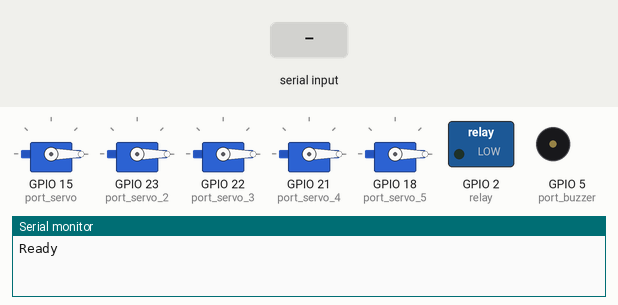
This sketch was run on a simulated ESP32. On the bench: 5 × servo, switched loads named in the sketch (green lamp = pin HIGH), buzzer (waves = sounding, pin HIGH), the last lines printed to the serial monitor. The inputs (shaded band) are chosen by the test bench.

Above: at 3.2 s.
3.3 s: "90,45\n" received over Serial
4.9 s: "1\n" received over Serial
At 6.3 s:
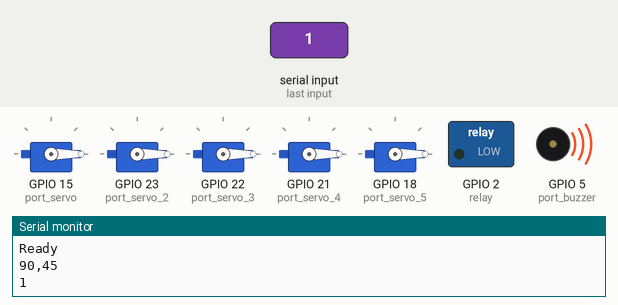
At 10.6 s:
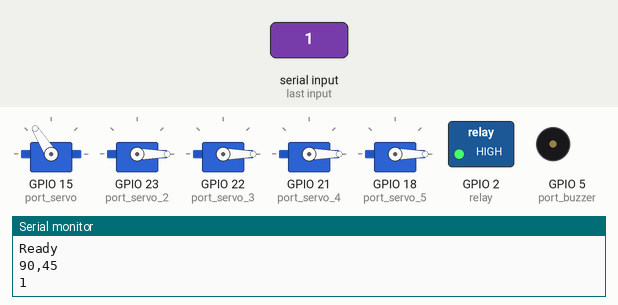
Timing chart, 0 to 21.5 s (numbered marks = the images above; inputs shaded):
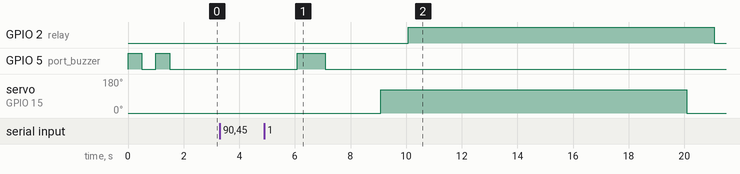

The sketch:

Conveyor_Galiukir.ino
```cpp
#include <ESP32Servo.h>

int relay = 2;
Servo servo;
int port_servo = 15;
Servo servo_2;
int port_servo_2 = 23;
Servo servo_3;
int port_servo_3 = 22;
Servo servo_4;
int port_servo_4 = 21;
Servo servo_5;
int port_servo_5 = 18;
int port_buzzer = 5;

String baca_serial() {
  String s;
  while (Serial.available() > 0) {
    delay(10);
    char c = Serial.read();
    s += c;
  }
  delay(100);
  return s;
}

void relay_on()
{
digitalWrite(relay ,HIGH);
}
void relay_off()
{
digitalWrite(relay ,LOW);
}
void posisi_servo(int posisi)
{
servo.write(posisi);
}
void posisi_servo_2(int posisi)
{
servo_2.write(posisi);
}
void posisi_servo_3(int posisi)
{
servo_3.write(posisi);
}
void posisi_servo_4(int posisi)
{
servo_4.write(posisi);
}
void posisi_servo_5(int posisi)
{
servo_5.write(posisi);
}
void buzzer_on()
{
  digitalWrite(port_buzzer,HIGH);
}
void buzzer_off()
{
  digitalWrite(port_buzzer,LOW);
}
void buzzer_bip()
{
  digitalWrite(port_buzzer,HIGH);
  delay(500);
  digitalWrite(port_buzzer,LOW);
}
void buzzer_bipbip()
{
  digitalWrite(port_buzzer,HIGH);
  delay(500);
  digitalWrite(port_buzzer,LOW);
  delay(500);
  digitalWrite(port_buzzer,HIGH);
  delay(500);
  digitalWrite(port_buzzer,LOW);
  delay(500);
}


void setup()
{
Serial.begin(9600);
pinMode(relay, OUTPUT);


relay_off();
servo.attach(port_servo);
posisi_servo(0);
servo_2.attach(port_servo_2);
posisi_servo_2(0);
servo_3.attach(port_servo_3);
posisi_servo_3(0);
servo_4.attach(port_servo_4);
posisi_servo_4(0);
servo_5.attach(port_servo_5);
posisi_servo_5(0);
pinMode(port_buzzer, OUTPUT);
buzzer_bipbip();

Serial.println("Ready");

}
void loop(){
int kode = 0;
String text_serial = baca_serial();
if (text_serial.length() > 0) {
   Serial.println (text_serial);
   delay(1000);
   kode = text_serial.toInt();

    if (kode >= 1 && kode <= 6) {
    buzzer_on();
    delay(1000);
    buzzer_off();
    delay(1000);


    }

  }


if (kode == 1)
{
posisi_servo(0);
delay(1000);
posisi_servo(122);
delay(1000);
relay_on();
delay(10000);
posisi_servo(0);
delay(1000);


}

if (kode == 2)
{
posisi_servo_2(0);
delay(1000);
posisi_servo_2(126);
delay(1000);
relay_on();
delay(15000);
posisi_servo_2(0);
delay(1000);


}

if (kode == 3)
{
posisi_servo_3(0);
delay(1000);
posisi_servo_3(121);
delay(1000);
relay_on();
delay(18000);
posisi_servo_3(0);
delay(1000);


}


if (kode == 4)
{
posisi_servo_4(0);
delay(1000);
posisi_servo_4(123);
delay(1000);
relay_on();
delay(19000);
posisi_servo_4(0);
delay(1000);


}


if (kode == 5)
{
posisi_servo_5(0);
delay(3000);
posisi_servo_5(110);
relay_on();
delay(19000);
posisi_servo_5(0);
delay(1000);


}

if (kode == 6)
{
relay_on();
delay(19000);
}


relay_off();


}
```

Measured:
- after the input at 4.9 s, GPIO 2 (relay): LOW → HIGH after 5.2 s, → LOW 11.0 s later; GPIO 5 (port_buzzer): LOW → HIGH after 1.2 s, → LOW 1.0 s later; servo on GPIO 15 (port_servo): 0° → 122° after 4.2 s, → 0° 11.0 s later
